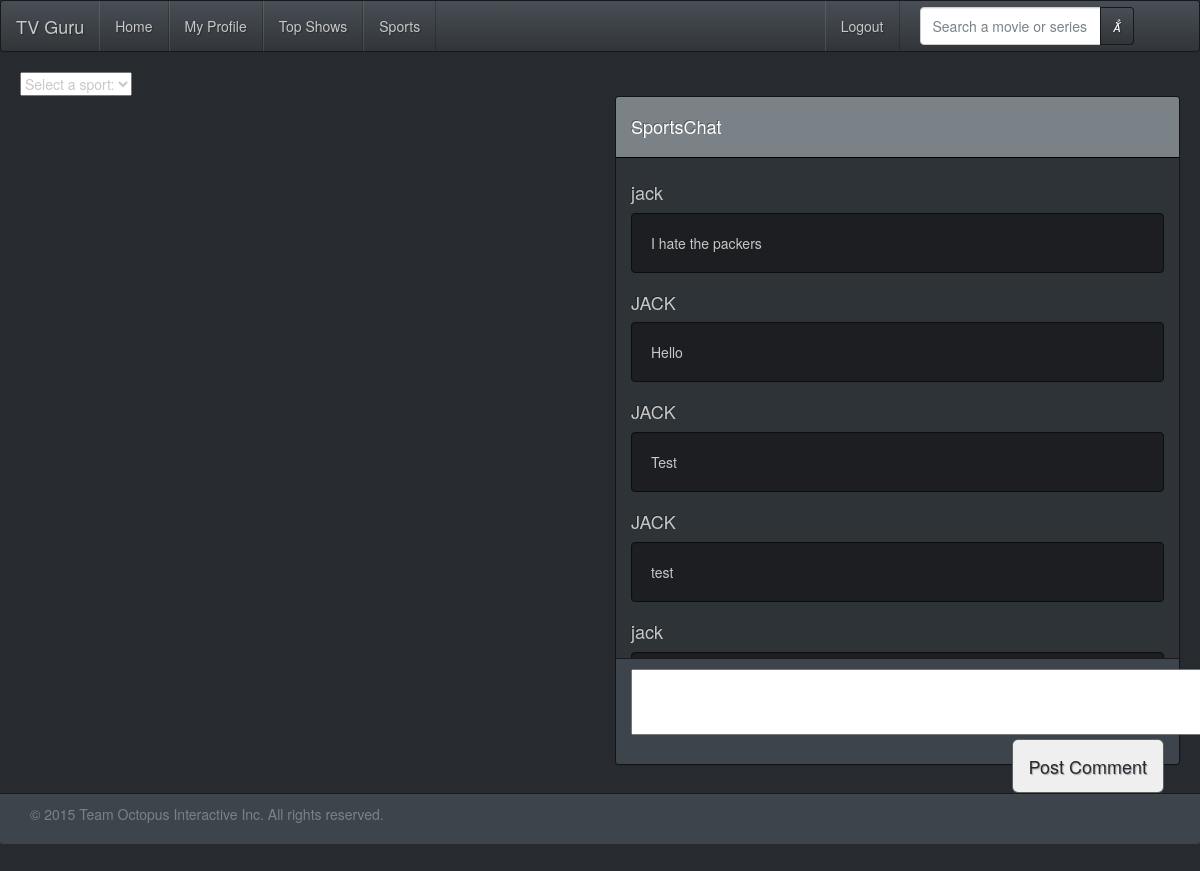
/pages/sports.php (signed in), run on the app's committed database.
### tables this page shows
CREATE TABLE `sports_comments` (
`ID` int(11) NOT NULL,
  `USER` varchar(20) NOT NULL,
  `COMMENT` varchar(150) NOT NULL
);

### inc/inc.sports.php (the view, shortened to what this page needs)
<?php
try {
    $con = new PDO(DB_CONNECTION_STRING, DB_USER, DB_PWD);
    $con->setAttribute(PDO::ATTR_ERRMODE, PDO::ERRMODE_EXCEPTION);
} catch (PDOException $e) {
    echo $e->getMessage();
}
function getComments()
{
    global $con;
    $sql = "SELECT * FROM sports_comments";
    $sql = $con->prepare($sql);
    $sql->execute();
    return $sql->fetchAll();
}
function buildCommentSection($comments) {
    $commentSection = "";
    if(is_array($comments) || is_object($comments)){
        foreach($comments as $comment) {
            $commentSection .= "<h4>$comment[1]</h4>\n
                                <p class=\"well\">$comment[2]</p>\n";
        }
    }
    echo $commentSection;
}

### data on the page
sports_comments: USER "jack", COMMENT "I hate the packers"
sports_comments: USER "JACK", COMMENT "Hello"
sports_comments: USER "JACK", COMMENT "Test"
sports_comments: USER "JACK", COMMENT "test"
sports_comments: USER "jack"
